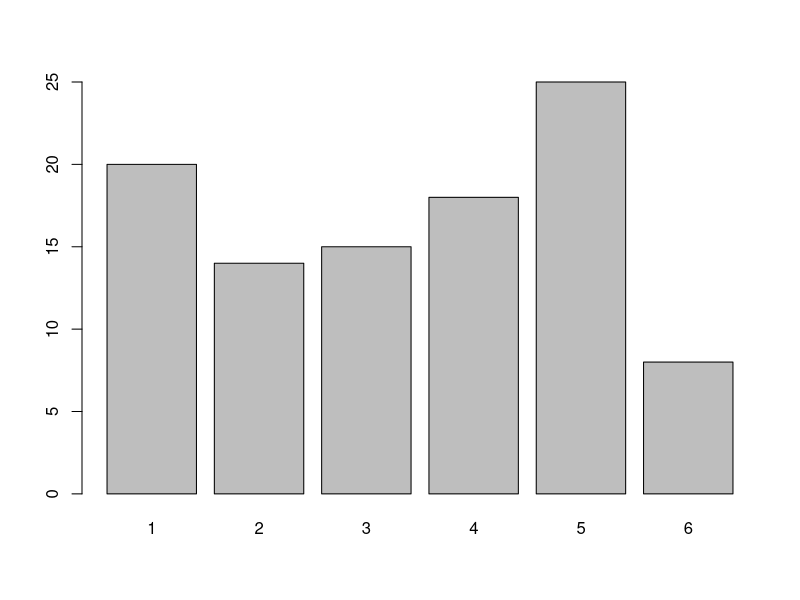

This chart was generated by the following R code:
lancer = c(1,2,3,4,5,6)
result_apres_100 = sample(lancer, 100, replace = TRUE)
result_apres_100
frequence = table(result_apres_100)
frequence
barplot(frequence)
